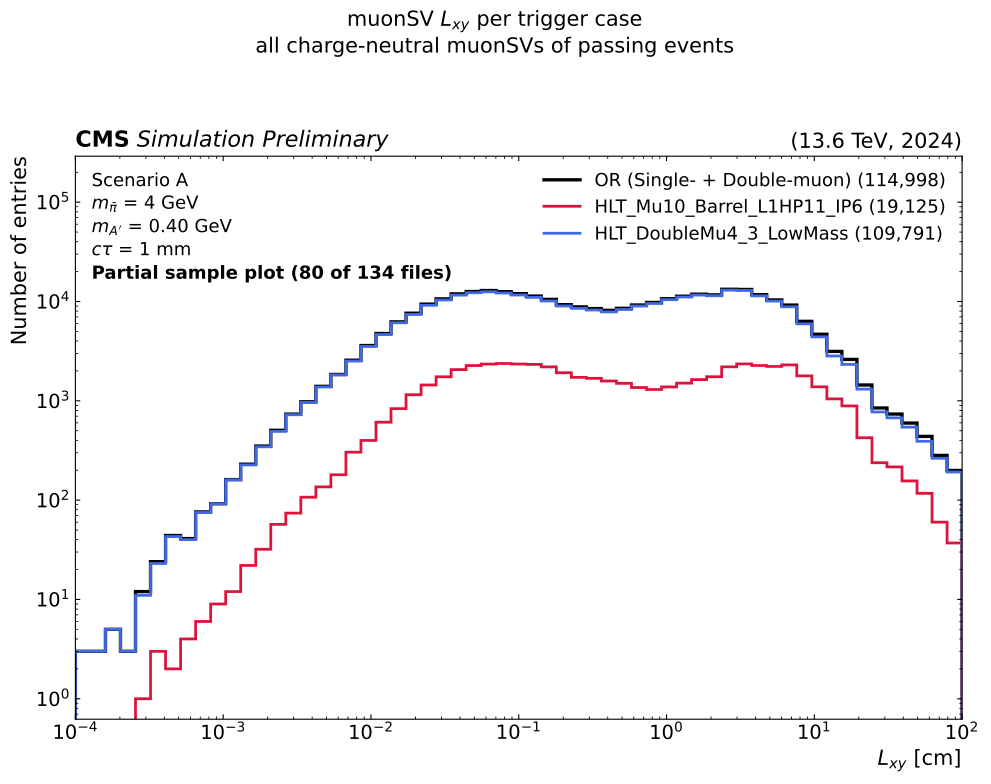

The Python source for this figure:
#!/usr/bin/env python3
"""muonSV transverse displacement (Lxy) per trigger case.

Every charge-neutral muonSV (muonSV_charge == 0, as required throughout the framework's
MuonSV_isNeutral selection) of a passing event contributes its muonSV_dxy -- i.e. the
displacement of the standard dimuon vertices, not of fourmuonSV objects. No four-muon /
quadv logic here; the per-category (singlev / multiv / quadv) distributions live in
_tools/compareCategories.py.

Three curves, each = a trigger AND the offline kinematic leg compatible with it
(event-level, Any over muonSVs), mirroring the per-case configs
config/chi2_nobdt_scA_2024_{Mu10,DoubleMu,Mu10orDoubleMu}.yaml:

  * Mu10     : HLT_Mu10_Barrel_L1HP11_IP6
               AND Any[(mu1pt>10 & |mu1eta|<0.8 & |sip3d1|>6) || (mu2pt>10 & ...)]
  * DoubleMu : HLT_DoubleMu4_3_LowMass
               AND Any[max(mu1pt,mu2pt)>4 & min(mu1pt,mu2pt)>3
                       & |mu1eta|<2.4 & |mu2eta|<2.4 & (|sip3d1|>6 || |sip3d2|>6)]
  * Mu10 OR DoubleMu : the union of the two cases above

The legs are the two halves of getSignalEff_noMET.C's f_kin_or, here paired with their
own trigger rather than crossed, so each curve is self-consistent with its HLT path. The
two single-trigger cases are NOT exclusive: an event firing both contributes to both
curves, so their entries sum to MORE than the OR, which counts it once.

Raw entry counts (single process, no cross-section weighting), so the curves show the
relative trigger yields directly. No pAngle requirement is applied anywhere.

Plot formatting follows the CMS conventions -- see _tools/cmsstyle.py.

Output PDF (compareDisplacements.pdf): FOUR pages, all over 0 -- XMAX cm, log y:
one (log x, linear x) pair per signal point -- Scenario A mpi=4 mA=0.40 at ctau = 1 mm
and at ctau = 100 mm.

Run after sourcing setup.sh:
    python _tools/compareDisplacements.py [--output path.pdf] [--n-signal N]
                                          [--xmax CM] [--test]

--test reads only 1 file for a quick debug pass.
"""

import argparse
import os
import subprocess
import sys
import numpy as np
import matplotlib
matplotlib.use("Agg")
import matplotlib.pyplot as plt
from matplotlib.backends.backend_pdf import PdfPages
from matplotlib.lines import Line2D

import cmsstyle as cms

XRD_SERVER = "root://gfe02.grid.hep.ph.ic.ac.uk/"
BASE       = "/pnfs/hep.ph.ic.ac.uk/data/cms/store/user/tafoyava/samples/bParking/2024"

# Every page here is signal simulation with no data, so no luminosity is quoted;
# see _tools/cmsstyle.py for the conventions.

# The muonSV signal points: Scenario A, mpi = 4 GeV, mA = 0.40 GeV, at two lifetimes.
# Each one gets its own pair of pages (log x and linear x).
SIGNALS = [
    {
        "dir":      ("GluGluHToDarkShowers-ScenarioA_Par-ctau-1p0-mA-0p40-mpi-4"
                     "_TuneCP5_13p6TeV_powheg-pythia8"),
        "label":    r"Scenario A: $m_\pi$=4 GeV, $m_A$=0.40 GeV, $c\tau$=1 mm",
        "scenario": "Scenario A",
        "mpi":      4,      # GeV
        "mA":       0.40,   # GeV
        "ctau_mm":  1,      # mm
    },
    {
        "dir":      ("GluGluHToDarkShowers-ScenarioA_Par-ctau-100-mA-0p40-mpi-4"
                     "_TuneCP5_13p6TeV_powheg-pythia8"),
        "label":    r"Scenario A: $m_\pi$=4 GeV, $m_A$=0.40 GeV, $c\tau$=100 mm",
        "scenario": "Scenario A",
        "mpi":      4,      # GeV
        "mA":       0.40,   # GeV
        "ctau_mm":  100,    # mm
    },
]
for _s in SIGNALS:
    _s["path"] = f"{BASE}/{_s['dir']}"


def _signal_lines(sig):
    """The dataset description, one line per entry, in the style of
    _tools/getSignalEff_compare.C's top-left signal-info TLegend."""
    return [sig["scenario"],
            rf"$m_{{\bar{{\pi}}}}$ = {sig['mpi']:g} GeV",
            rf"$m_{{A'}}$ = {sig['mA']:.2f} GeV",
            rf"$c\tau$ = {sig['ctau_mm']:g} mm"]

TREE_NAME = "Events"

N_SIGNAL_FILES = 40    # caps at all available
XMAX           = 100.0 # cm, upper end of the displayed Lxy range on both pages
N_RETRIES      = 3     # xrootd reads occasionally hit a transient "Internal timeout"



TRIG_MU10     = "HLT_Mu10_Barrel_L1HP11_IP6"
TRIG_DOUBLEMU = "HLT_DoubleMu4_3_LowMass"
TRIGGERS = [TRIG_MU10, TRIG_DOUBLEMU]

# the trigger cases, in plot order. "key" indexes the per-case arrays. The OR is drawn
# first and thicker so the other two sit on top of it: it is their union, so wherever one
# of them coincides with the OR it hides it, which is exactly the useful thing to see.
CASES = [
    {"key": "or",       "label": "OR (Single- + Double-muon)",
     "color": "black",     "lw": 2.4},
    {"key": "mu10",     "label": TRIG_MU10,     "color": "crimson",   "lw": 2.0},
    {"key": "doublemu", "label": TRIG_DOUBLEMU, "color": "royalblue", "lw": 2.0},
]

DXY_BRANCHES = ["muonSV_dxy", "muonSV_charge",
                "muonSV_mu1pt", "muonSV_mu1eta",
                "muonSV_mu2pt", "muonSV_mu2eta",
                # IP6 leg: muonSV_mu{1,2}index point into MuonBPark, which is where
                # sip3d lives (there is no muonSV_*sip3d branch)
                "muonSV_mu1index", "muonSV_mu2index", "MuonBPark_sip3d"]

# proxy: prefer the one from the environment (setup.sh sets X509_USER_PROXY)
_env_proxy = os.environ.get("X509_USER_PROXY", "")
if not (_env_proxy and os.path.exists(_env_proxy)):
    os.environ["X509_USER_PROXY"] = f"/tmp/x509up_u{os.getuid()}"
_XRDFS_ENV = os.environ


def log(msg, **kwargs):
    print(msg, flush=True, **kwargs)


# ----------------------------------------------------------------------------
# file discovery (same approach as compareDeltaR.py)
# ----------------------------------------------------------------------------
def xrdfs_ls(path, server=None):
    srv = server or XRD_SERVER
    result = subprocess.run(
        ["xrdfs", srv, "ls", "-l", path],
        capture_output=True, text=True, env=_XRDFS_ENV,
    )
    entries = []
    for line in result.stdout.splitlines():
        line = line.strip()
        if not line:
            continue
        parts  = line.split()
        flags  = parts[0]
        name   = parts[-1]
        is_dir = flags.startswith("d")
        entries.append((name, is_dir))
    return entries


def list_root_files(directory, indent="  ", cap=None, server=None):
    srv = server or XRD_SERVER
    entries = xrdfs_ls(directory, server=srv)
    files = []
    for path, is_dir in entries:
        if cap and len(files) >= cap:
            break
        if is_dir:
            log(f"{indent}-> {path.split('/')[-1]}/")
            remaining = (cap - len(files)) if cap else None
            files.extend(list_root_files(path, indent + "  ", cap=remaining, server=srv))
        elif path.endswith(".root"):
            files.append(srv + path)
    log(f"{indent}   {len(files)} .root files collected under {directory.split('/')[-1]}"
        + (f" (cap {cap})" if cap else ""))
    return files


# ----------------------------------------------------------------------------
# reading -> per-case flat muonSV_dxy arrays
# ----------------------------------------------------------------------------
def _read_one(url, label, first):
    """Read one file. Returns (dxy_by_case, nevt_by_case) for it, or None if the file has
    no muonSV branches. Raises on an I/O failure so the caller can retry."""
    import uproot
    import awkward as ak
    fname = url.split("/")[-1]
    with uproot.open(f"{url}:{TREE_NAME}") as tree:
        keys = set(tree.keys())
        if any(b not in keys for b in DXY_BRANCHES):
            log(f"  [warn] {fname}: muonSV branches missing -- skipping", file=sys.stderr)
            return None
        a = tree.arrays(DXY_BRANCHES, library="ak")
        if first:
            absent = [t for t in TRIGGERS if t not in keys]
            if absent:
                log(f"  [warn] {label}: trigger(s) absent, treated as not-fired: "
                    f"{absent}", file=sys.stderr)

        # event-level trigger decisions; a missing branch is treated as not-fired
        def trig(name):
            if name not in keys:
                return np.zeros(len(a), dtype=bool)
            return tree[name].array(library="np").astype(bool)
        t_mu10, t_dmu = trig(TRIG_MU10), trig(TRIG_DOUBLEMU)

        # Offline kinematic legs, event-level Any. Mirrors modules/muon_selection.py:
        #   Mu10 leg     pt > 10, |eta| < 0.8, |sip3d| > 6   (was |eta| < 1.2, no sip3d)
        #   DoubleMu leg pt > 4/3, |eta| < 2.4, |sip3d| > 6  (was no eta, no sip3d)
        # |eta| < 0.8 is the BMTF/L1HP barrel acceptance; "IP6" IS |sip3d| > 6.
        m1pt, m1eta = a["muonSV_mu1pt"], a["muonSV_mu1eta"]
        m2pt, m2eta = a["muonSV_mu2pt"], a["muonSV_mu2eta"]
        sip = a["MuonBPark_sip3d"]
        s1 = np.abs(sip[a["muonSV_mu1index"]])
        s2 = np.abs(sip[a["muonSV_mu2index"]])
        leg_mu10 = ((m1pt > 10) & (np.abs(m1eta) < 0.8) & (s1 > 6)) | \
                   ((m2pt > 10) & (np.abs(m2eta) < 0.8) & (s2 > 6))
        mx, mn = np.maximum(m1pt, m2pt), np.minimum(m1pt, m2pt)
        leg_dmu = ((mx > 4) & (mn > 3)
                   & (np.abs(m1eta) < 2.4) & (np.abs(m2eta) < 2.4)
                   & ((s1 > 6) | (s2 > 6)))
        k_mu10 = ak.to_numpy(ak.any(leg_mu10, axis=1))
        k_dmu  = ak.to_numpy(ak.any(leg_dmu, axis=1))

        # each case pairs a trigger with its OWN compatible offline leg; the OR is their
        # union, so an event firing both is counted once there but in both single cases
        case_mu10 = t_mu10 & k_mu10
        case_dmu  = t_dmu & k_dmu
        masks = {
            "or":       case_mu10 | case_dmu,
            "mu10":     case_mu10,
            "doublemu": case_dmu,
        }
        neutral = a["muonSV_charge"] == 0
        dxy, nevt = {}, {}
        for key, mask in masks.items():
            sel = a["muonSV_dxy"][mask][neutral[mask]]
            dxy[key]  = ak.to_numpy(ak.flatten(sel)).astype(float)
            nevt[key] = int(mask.sum())
        log(f"         -> events: OR {nevt['or']:,}, Mu10 {nevt['mu10']:,}, "
            f"DoubleMu {nevt['doublemu']:,}")
        return dxy, nevt


def read_dxy(urls, label):
    """Return (dxy_by_case, nevt_by_case, failed): for each trigger case a flat numpy array
    of muonSV_dxy over all charge-neutral muonSVs of the events passing that case, and the
    number of events passing it. Each file is retried up to N_RETRIES times (xrootd throws
    transient timeouts); *failed* lists the files that never made it, so a short read is
    reported rather than silently undercounting the sample."""
    parts = {c["key"]: [] for c in CASES}
    nevt  = {c["key"]: 0 for c in CASES}
    failed = []
    n = len(urls)
    for i, url in enumerate(urls, 1):
        fname = url.split("/")[-1]
        log(f"  [{i}/{n}] {fname}")
        for attempt in range(1, N_RETRIES + 1):
            try:
                got = _read_one(url, label, first=(i == 1))
                if got is not None:
                    fdxy, fnevt = got
                    for c in CASES:
                        parts[c["key"]].append(fdxy[c["key"]])
                        nevt[c["key"]] += fnevt[c["key"]]
                break
            except Exception as exc:
                if attempt < N_RETRIES:
                    log(f"  [warn] {fname}: attempt {attempt}/{N_RETRIES} failed ({exc}) "
                        f"-- retrying", file=sys.stderr)
                else:
                    log(f"  [ERROR] {fname}: giving up after {N_RETRIES} attempts: {exc}",
                        file=sys.stderr)
                    failed.append(fname)
    dxy = {k: (np.concatenate(v) if v else np.array([], dtype=float))
           for k, v in parts.items()}
    return dxy, nevt, failed


def _extend_log_top(ax, frac=0.75):
    """Raise the (log) y upper limit so the tallest bar fills only *frac* of the axis
    height, leaving headroom for the legend."""
    lo, hi = ax.get_ylim()
    if lo <= 0 or hi <= 0:
        return
    log_lo, log_hi = np.log10(lo), np.log10(hi)
    ax.set_ylim(lo, 10 ** (log_lo + (log_hi - log_lo) / frac))


def _page(dxy, nevt, bins, logx, sig):
    """One page: the trigger-case muonSV Lxy curves of *sig*, raw counts. The legend
    carries each case's event count (NOT its muonSV count -- an event contributes several
    vertices), so Mu10 + DoubleMu > OR wherever events fire both triggers."""
    fig, ax = plt.subplots(figsize=(10, 8))
    for case in CASES:
        v = dxy[case["key"]]
        if len(v) == 0:
            log(f"  [warn] '{case['label']}': 0 entries -- not plotted", file=sys.stderr)
            continue
        counts, edges = np.histogram(v, bins=bins)
        ax.stairs(counts, edges, color=case["color"], lw=case["lw"])
    if logx:
        ax.set_xscale("log")
    ax.set_yscale("log")
    ax.set_xlim(bins[0], bins[-1])
    ax.set_xlabel(r"$L_{xy}$ [cm]", fontsize=cms.FS_LABEL)
    ax.set_ylabel("Number of entries", fontsize=cms.FS_LABEL)
    ax.tick_params(labelsize=12)
    cms.cms_axes(ax, fontsize=cms.FS_AXES)
    _extend_log_top(ax, 0.80)
    # dataset description + any partial-sample warning (top-left), cf. getSignalEff_compare.C
    cms.info_legend(ax, _signal_lines(sig), fontsize=cms.FS_LEGEND)
    # trigger cases (top-right), each with its event count
    handles = [Line2D([], [], color=c["color"], lw=c["lw"],
                      label=f"{c['label']} ({nevt[c['key']]:,})")
               for c in CASES]
    ax.legend(handles=handles, fontsize=cms.FS_LEGEND, loc="upper right", **cms.LEGEND_KW)
    fig.suptitle("muonSV $L_{xy}$ per trigger case\n"
                 "all charge-neutral muonSVs of passing events", fontsize=cms.FS_TITLE)
    fig.tight_layout(rect=[0, 0, 1, 0.93])
    return fig


def page_loglog(dxy, nevt, xmax, sig):
    bins = np.logspace(-4, np.log10(xmax), 60)
    return _page(dxy, nevt, bins, logx=True, sig=sig)


def page_linlog(dxy, nevt, xmax, sig):
    bins = np.linspace(0, xmax, 60)
    return _page(dxy, nevt, bins, logx=False, sig=sig)


def main():
    parser = argparse.ArgumentParser(
        description="muonSV Lxy per trigger case for one signal point")
    parser.add_argument("--output", default="compareDisplacements.pdf",
                        help="Output PDF (default: compareDisplacements.pdf)")
    parser.add_argument("--n-signal", type=int, default=N_SIGNAL_FILES,
                        help=f"Files to read, 0 or less = the whole sample "
                             f"(default: {N_SIGNAL_FILES})")
    parser.add_argument("--xmax", type=float, default=XMAX,
                        help=f"Upper end of the Lxy range [cm] (default: {XMAX:g})")
    parser.add_argument("--test", action="store_true",
                        help="Quick check: read only 1 file")
    args = parser.parse_args()

    if args.test:
        log("[TEST MODE] 1 file")

    # cap=None reads the whole sample
    cap = 1 if args.test else (args.n_signal if args.n_signal > 0 else None)

    # muonSV pages: one (log x, linear x) pair per signal point
    muonsv = []
    n_read, n_avail = 0, 0
    for sig in SIGNALS:
        log(f"\n=== {sig['dir']} (taking {cap if cap else 'ALL'} files) ===")
        all_urls = list_root_files(sig["path"])
        urls = all_urls[:cap] if cap else all_urls
        n_avail += len(all_urls)
        n_read += len(urls)
        dxy, nevt, failed = read_dxy(urls, sig["label"])
        for c in CASES:
            log(f"  [{c['label']}] {nevt[c['key']]:,} events, "
                f"{len(dxy[c['key']]):,} neutral muonSVs")
        if failed:
            log(f"  [ERROR] {len(failed)} of {len(urls)} files could NOT be read, the plots "
                f"are missing their events: {failed}", file=sys.stderr)
        else:
            log(f"  all {len(urls)} files read successfully")
        muonsv.append((sig, dxy, nevt))

    # tell the plots how much of the sample they show (must precede any plotting)
    cms.set_sample_files(n_read, n_avail)
    if cms.is_partial():
        log(f"\n  PARTIAL SAMPLE: {n_read} of {n_avail} files "
            f"({100 * cms.sample_fraction():.1f}%) -- every plot is labelled as such")
    else:
        log(f"\n  full sample: all {n_avail} files read")

    log("\n=== Writing PDF ===")
    with PdfPages(args.output) as pdf:
        for sig, dxy, nevt in muonsv:
            pdf.savefig(page_loglog(dxy, nevt, args.xmax, sig), bbox_inches="tight")
            pdf.savefig(page_linlog(dxy, nevt, args.xmax, sig), bbox_inches="tight")
        plt.close("all")
    log(f"\nSaved: {args.output}")


if __name__ == "__main__":
    main()
